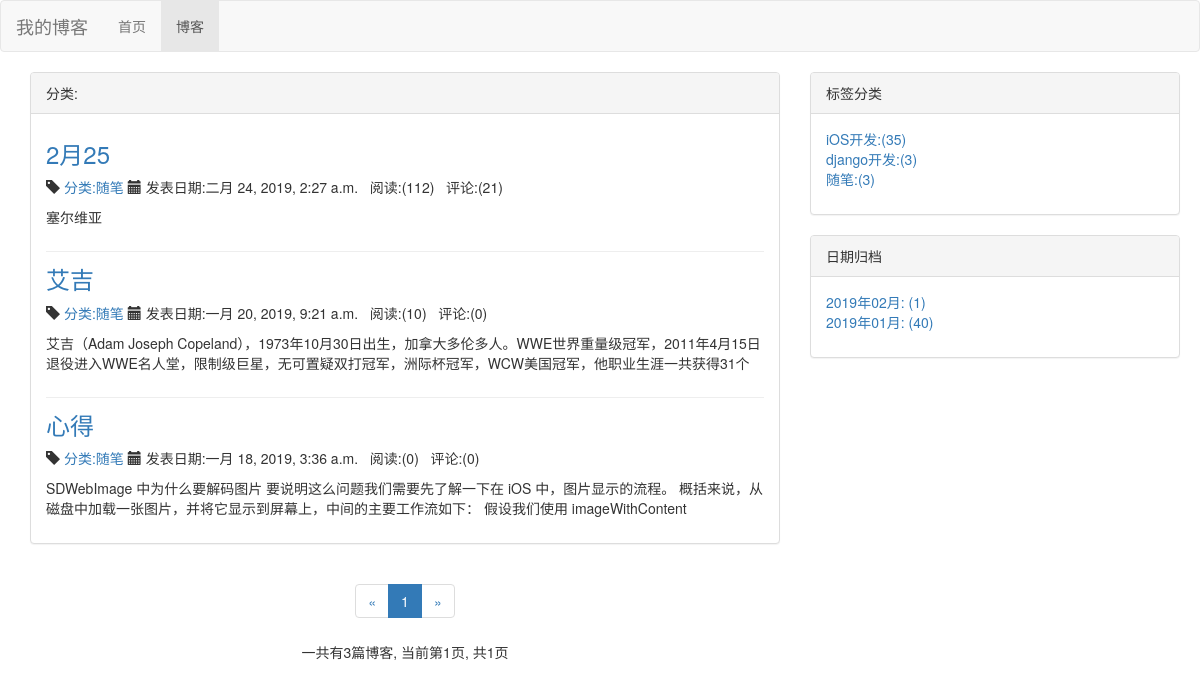
Page /blog/type/3 on the committed database.
### blog/models.py (models this page shows, shortened)
class Blog(models.Model, ReadNumExpand):
    title = models.CharField(max_length=50)
    blog_type = models.ForeignKey(BlogType, on_delete=models.DO_NOTHING)
    content = RichTextUploadingField()
    read_details = GenericRelation(ReadDetail)
    author = models.ForeignKey(User, on_delete=models.DO_NOTHING)
    create_time = models.DateTimeField(auto_now_add=True)
    last_updated_time = models.DateTimeField(auto_now=True)
    class Meta:
        ordering = ['-create_time']

class BlogType(models.Model):
    type_name = models.CharField(max_length=15)

### read_record/models.py (models this page shows)
class ReadNum(models.Model):
    read_num = models.IntegerField(default=0)
    content_type = models.ForeignKey(ContentType, on_delete=models.DO_NOTHING)
    object_id = models.PositiveIntegerField()
    content_object = GenericForeignKey('content_type', 'object_id')

### blog/views.py (the view)
# urls.py: path('type/<int:blog_type_pk>', views.blog_with_type, name="blog_with_type"),
def blog_with_type(request, blog_type_pk):
    blog_type = get_object_or_404(BlogType, pk=blog_type_pk)
    blogs_all_list = Blog.objects.filter(blog_type=blog_type)
    context = blog_parm_caculate({'blogs_all_list':blogs_all_list,'request':request} )
    blog_type = get_object_or_404(BlogType, pk=blog_type_pk)
    context['blog_type'] = BlogType.objects.all()
    return render(request, 'blog/blog_with_type.html', context)

### comment/templatetags/comment_tags.py (called while the page is built)
@register.simple_tag
def get_comment_count(obj):
    content_type = ContentType.objects.get_for_model(obj)
    return Comment.objects.filter(content_type=content_type, object_id=obj.pk).count()

### read_record/models.py (called while the page is built)
    def get_read_num(self):
        try:
            ct = ContentType.objects.get_for_model(self)
            readnum = ReadNum.objects.get(content_type=ct, object_id=self.pk)
            return readnum.read_num
        except exceptions.ObjectDoesNotExist:
            return 0

### blog/templates/blog/blog_with_type.html (shortened to what this page needs)
{%extends "blog/blog_list.html" %}
{% block blog_list_title %}分类:{{ blog_type.type_name }}{% endblock %}

### blog/templates/blog/blog_list.html (shortened to what this page needs)
{% extends "base.html" %}
{% block nav_blog_active %}
    active
{% endblock %}
{% load staticfiles %}
{% load comment_tags %}
{% block header_extends %}
    <link rel="stylesheet" href="{% static 'blog/blog.css' %}">
{% endblock %}
{% block content %}
    <div class="container">
        <div class="row">
            <div class="col-xs-12 col-sm-8 col-md-8 col-lg-8">
                <div class="panel panel-default">
                    <div class="panel-heading">{% block blog_list_title %}博客列表{% endblock %}</div>
                    <div class="panel-body">
                        {% for blog in page_of_blogs.object_list %}
                            <div class="blog">
                                <a href="{% url 'blog_detail' blog.pk %}">
                                    <h3>{{ blog.title }} </h3>
                                </a>
                                <p class="blog-info">
                                    <span class="glyphicon glyphicon-tag" aria-hidden="true"></span>
                                    <a href="{% url 'blog_with_type' blog.blog_type.pk %}">
                                        分类:{{ blog.blog_type.type_name }}
                                    </a>
                                    <span class="glyphicon glyphicon-calendar" aria-hidden="true"></span>
                                    发表日期:{{ blog.create_time }}
                                    &nbsp;&nbsp;阅读:({{ blog.get_read_num }})&nbsp;&nbsp;
                                    评论:({% get_comment_count blog %})
                                </p>
                                <p>{{ blog.content|striptags|truncatechars:120 }}</p>
                            </div>
                        {% empty %}
                            <div class="blog">
                                <p>暂无博客,敬请期待</p>
                            </div>
                        {% endfor %}
                    </div>
                </div>
                <div class="blog_page_pagination">
                    <nav aria-label="Page navigation">
                        <ul class="pagination">
                            <li>
                                {% if page_of_blogs.has_previous %}
                                    <a href="?page={{ page_of_blogs.previous_page_number }}" aria-label="Previous">
                                        <span aria-hidden="true">&laquo;</span>
                                    </a>
                                {% else %}
                                    <span aria-hidden="true">&laquo;</span>
                                {% endif %}
                            </li>
                            {% for page_num in page_range %}
                                {% if page_of_blogs.number ==  page_num %}
                                    <li class="active"><span>{{ page_num }}</span></li>
                                {% else %}
                                    <li><a href="?page={{ page_num }}">{{ page_num }}</a></li>
                                {% endif %}
                            {% endfor %}
                            <li>
                                {% if page_of_blogs.has_next %}
                                    <a href="?page={{ page_of_blogs.next_page_number }}" aria-label="Next">
                                        <span aria-hidden="true">&raquo;</span>
                                    </a>
                                {% else %}
                                    <span aria-hidden="true">&raquo;</span>
                                {% endif %}
                            </li>
                        </ul>
                        <p>一共有{{ page_of_blogs.paginator.count }}篇博客, 当前第{{ page_of_blogs.number }}页,
                            共{{ page_of_blogs.paginator.num_pages }}页</p>
                    </nav>
                </div>
            </div>
            <div class="row">
                <div class="hidden-xs col-sm-4 col-md-4 col-lg-4">
                    <div class="panel panel-default">
                        <div class="panel-heading">标签分类</div>
                        <div class="panel-body">
                            <ul class="blog-types">
                                {% for blog_type in blog_types %}
                                    <li>
                                        <a href="{% url 'blog_with_type' blog_type.pk %}">{{ blog_type.type_name }}:({{ blog_type.type_blog_num }})</a>
                                    </li>
                                {% empty %}
                                    <li>暂无分类</li>
                                {% endfor %}
                            </ul>
                        </div>
                    </div>
                    <div class="panel panel-default">
                        <div class="panel-heading">日期归档</div>
                        <div class="panel-body">
                            <ul class="blog-types">
                                {% for blog_date,blog_count in blog_dates.items %}
                                    <li>
                                        <a href="{% url 'blog_with_date' blog_date.year blog_date.month %}">{{ blog_date|date:"Y年m月" }}:
                                            ({{ blog_count }})</a></li>
                                {% empty %}
                                    <li>暂无分类</li>
                                {% endfor %}
                            </ul>
                        </div>
                    </div>
                </div>
            </div>
        </div>
    </div>
{% endblock %}

### static/base.css (style rules this page uses)
* { padding: 0; margin: 0; }

### blog/static/blog/blog.css (style rules this page uses)
ul.blog-types { list-style: none; }
div.blog:not(:last-child) { margin-bottom: 1em; border-bottom: 1px solid#eee; padding-bottom: 1em; }
div.blog h3 { margin-top: 0.5em; }
div.blog_page_pagination { text-align: center; }

### rows in the picture
Blog: title "2月25", blog_type.type_name "随笔", create_time "二月 24, 2019, 2:27 a.m.", get_read_num "112", id "21", content "塞尔维亚"
Blog: title "艾吉", blog_type.type_name "随笔", create_time "一月 20, 2019, 9:21 a.m.", get_read_num "10", id "0", content "艾吉（Adam Joseph Copeland），1973年10月30日出生，加拿大多伦多人。WWE世界重量级冠军，2011年4月15日退役进入WWE名人堂，限制级巨星，无可置疑双打冠军，洲际杯冠军，WCW美国冠军，他职业生涯一共获得31个"
Blog: title "心得", blog_type.type_name "随笔", create_time "一月 18, 2019, 3:36 a.m.", get_read_num "0", id "0", content "SDWebImage 中为什么要解码图片 要说明这么问题我们需要先了解一下在 iOS 中，图片显示的流程。 概括来说，从磁盘中加载一张图片，并将它显示到屏幕上，中间的主要工作流如下： 假设我们使用 imageWithContent"
BlogType: type_name "iOS开发", type_blog_num "35"
BlogType: type_name "django开发", type_blog_num "3"
BlogType: type_name "随笔", type_blog_num "3"

### other values in the picture
{{ page_num }} "1"
{{ page_of_blogs.paginator.count }} "3"
{{ page_of_blogs.number }} "1"
{{ page_of_blogs.paginator.num_pages }} "1"
{{ blog_date|date:"Y年m月" }} "2019年02月" "2019年01月"
{{ blog_count }} "1" "40"
